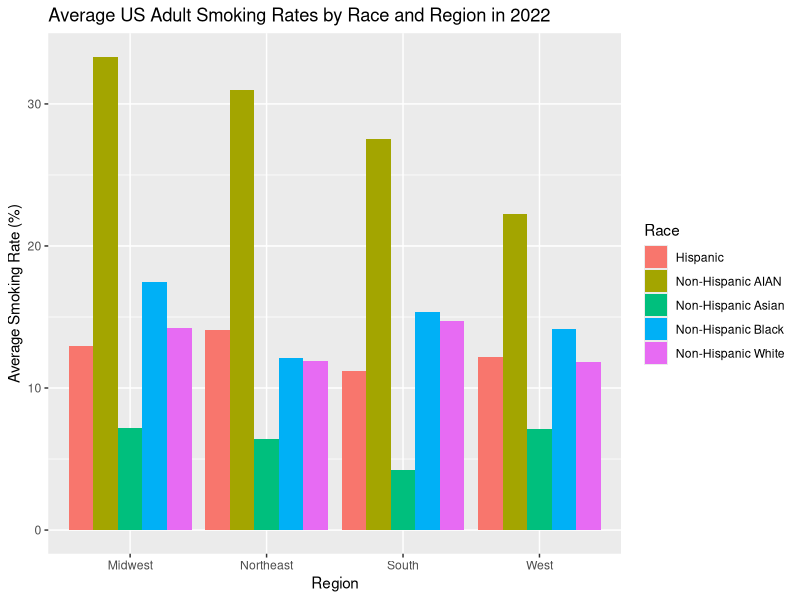
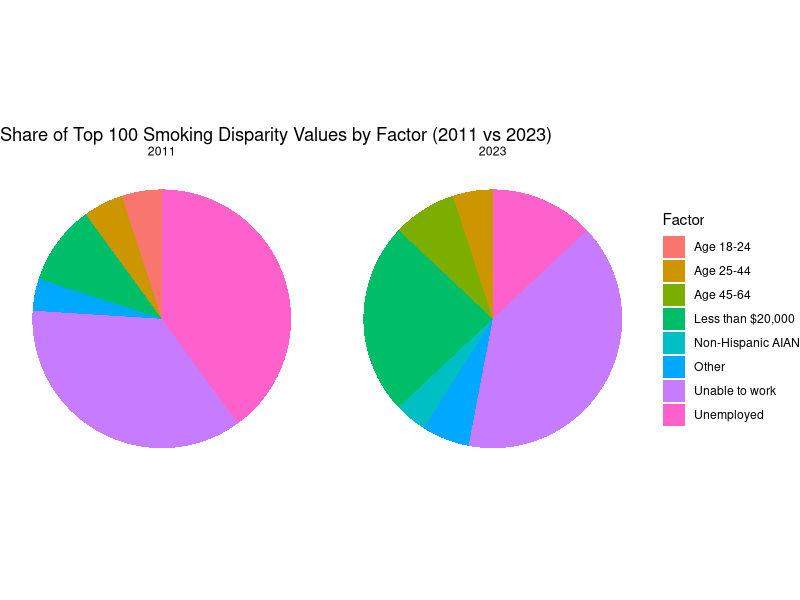
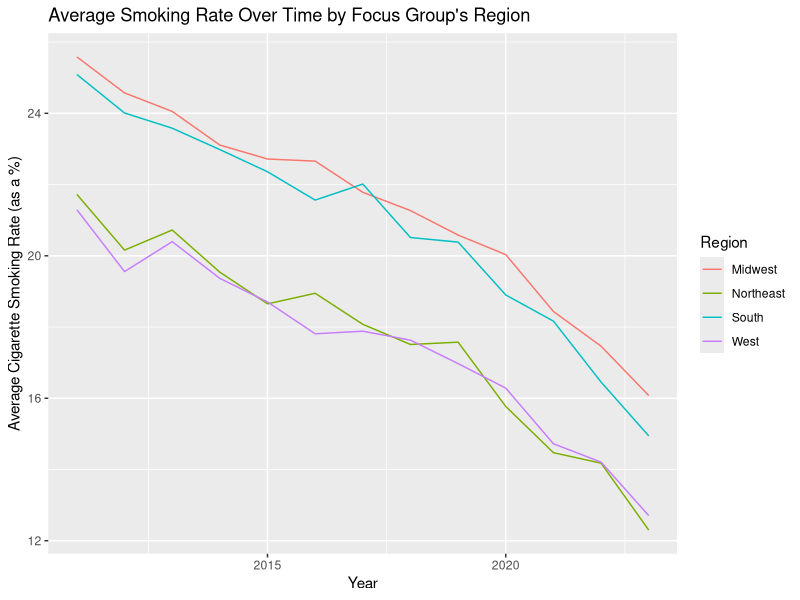
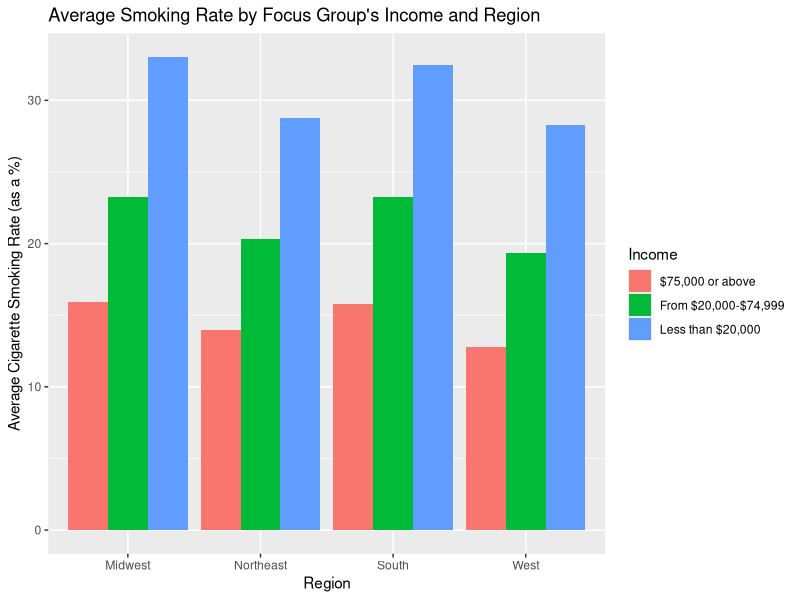
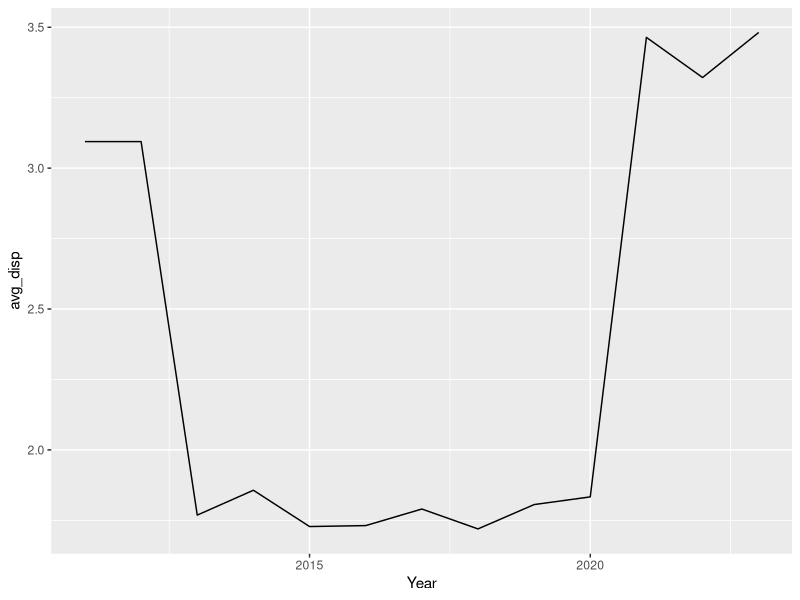
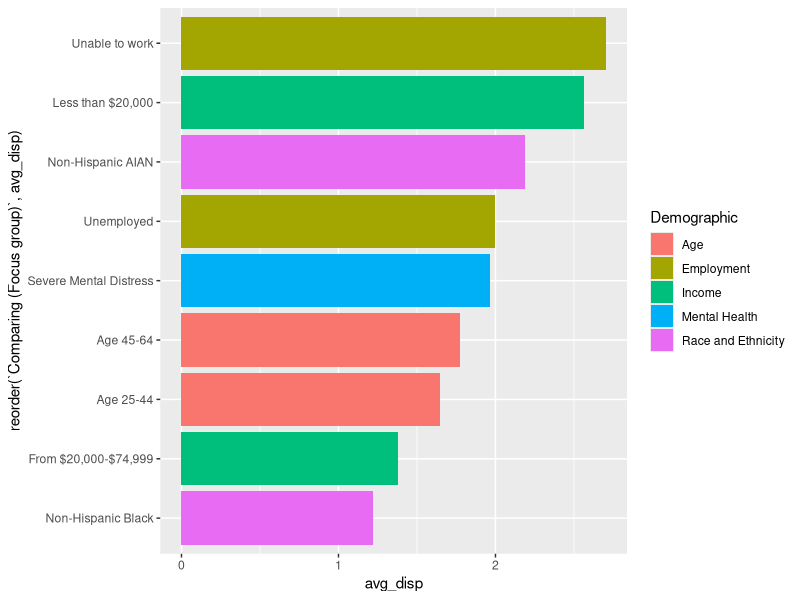

These figures' R source, in order:
## ---- chunk 1
knitr::opts_chunk$set(echo = TRUE)
library(tidyverse)

## ---- chunk 2

age <- read_csv("data/Age-Related_Disparities_in_Cigarette_Smoking_Among_Adults_20251101.csv")

employment <- read_csv("data/Employment-Related_Disparities_in_Cigarette_Smoking_Among_Adults_20251101.csv")

income <- read_csv("data/Income-Related_Disparities_in_Cigarette_Smoking_Among_Adults_20251101.csv")

m_health <- read_csv("data/Mental_Health-Related_Disparities_in_Cigarette_Smoking_Among_Adults_20251101.csv")

race <- read_csv("data/Race_and_Ethnic_Disparities_in_Cigarette_Smoking_Among_Adults_20251101.csv")

## ---- chunk 3
# Merging all tables into one. This only requires bind_rows since all variable names are the same across all five tables.

tobacco_chr <- bind_rows(age, employment, income, m_health, race)
## ---- chunk 4
# Converting quantitative variables to numeric datatypes

tobacco <- tobacco_chr |>
  mutate(across(c(`Cigarette Use Prevalence % (Focus group)`,
                   `Cigarette Use Prevalence % (Reference group)`,
                   `Disparity Value`),
                as.numeric))
## ---- chunk 5
n_distinct(tobacco$`Tobacco Use`)

# The "tobacco use" column is useless since it only says "Cigarette Use Among Adults". Therefore let's get rid of it.
tobacco <- tobacco |>
  select(-`Tobacco Use`)
## ---- chunk 6
tobacco <- tobacco |>
  group_by(`Year`,
           `State`,
           `Demographic`,
           `Comparing (Focus group)`,
           `Cigarette Use Prevalence % (Focus group)`)|>
  mutate(`Mean Disparity Value (Focus Group)` = mean(`Disparity Value`))

# Creating a new column which assigns each state to a designated region based on the Census Regions and Divisions of the United States.

tobacco_region <- tobacco |>
  mutate(
    region = case_when(
      State %in% c(
        "Maine","New Hampshire","Vermont","Massachusetts","Rhode Island","Connecticut",
        "New York","New Jersey","Pennsylvania"
      ) ~ "Northeast",
      
      State %in% c(
        "Ohio","Indiana","Illinois","Michigan","Wisconsin",
        "Minnesota","Iowa","Missouri","North Dakota","South Dakota","Nebraska","Kansas"
      ) ~ "Midwest",
      
      State %in% c(
        "Delaware","Maryland","District of Columbia","Virginia","West Virginia",
        "North Carolina","South Carolina","Georgia","Florida",
        "Kentucky","Tennessee","Mississippi","Alabama",
        "Oklahoma","Texas","Arkansas","Louisiana"
      ) ~ "South",
      
      State %in% c(
        "Idaho","Montana","Wyoming","Nevada","Utah","Colorado","Arizona","New Mexico",
        "Alaska","Washington","Oregon","California","Hawaii"
      ) ~ "West",))

tobacco_region

#To check for NA values.
tobacco_region |>
  filter(is.na(region))
## ---- chunk 7

tobacco_region |>
  filter(Year == 2022, Demographic == "Race and Ethnicity") |>
 
  group_by(Race = `Comparing (Focus group)`, region) |>
  summarize(race_mean = mean(`Cigarette Use Prevalence % (Focus group)`, na.rm = TRUE)) |>
 
  ggplot(aes(x = region, y = race_mean, fill = Race)) + geom_col(position = "dodge") +
  labs(title = "Average US Adult Smoking Rates by Race and Region in 2022",
       x = "Region", y = "Average Smoking Rate (%)", fill = "Race")

## ---- chunk 8

tobacco_region |>
  ungroup() |>
  filter(Year %in% c(2011, 2023)) |>
  select(Year, `Comparing (Focus group)`, `Disparity Value`) |>
  drop_na(`Disparity Value`) |>
  group_by(Year) |>
  slice_max(`Disparity Value`, n = 100, with_ties = F) |>
  add_count(`Comparing (Focus group)`, name = "n_fg") |>
  mutate(FocusGroup2 = ifelse(n_fg <= 3,
                              "Other",
                              `Comparing (Focus group)`)) |>
  ggplot(aes(x = "", fill = FocusGroup2)) +
  geom_bar(width = 1) +
  coord_polar(theta = "y") +
  facet_wrap(~ Year) +
  labs(title = "Share of Top 100 Smoking Disparity Values by Factor (2011 vs 2023)",
      x = NULL, y = NULL,
      fill = "Factor") +
  theme_void()
## ---- chunk 9
tobacco_region |> group_by(`Year`, region) |> 
  summarize(avg = mean(`Cigarette Use Prevalence % (Focus group)`, na.rm = T)) |>
  
  ggplot() + geom_line(aes(x = `Year`, 
                           y = avg, color = region)) +
    labs(title = "Average Smoking Rate Over Time by Focus Group's Region",
         y = "Average Cigarette Smoking Rate (as a %)",
         color = "Region")
## ---- chunk 10
tobacco_region |> filter(`Demographic` == "Income") |> group_by(`Comparing (Focus group)`, `region`) |>
  summarize(avg = mean(`Cigarette Use Prevalence % (Focus group)`, na.rm = T)) |>
  
  ggplot(aes(fill = `Comparing (Focus group)`, y = avg, x = region)) + geom_col(position = "dodge") +
    labs(title = "Average Smoking Rate by Focus Group's Income and Region",
         x = "Region",
         y = "Average Cigarette Smoking Rate (as a %)",
         fill = "Income")
## ---- chunk 11
tobacco |>
  filter(`Comparing (Focus group)` == "Less than $20,000" &
         `To (Reference group)` == "$75,000 or above") |>
  group_by(Year) |>
  summarize(avg_disp = mean(`Disparity Value`, na.rm = T)) |>
  ggplot(aes(x = Year, y = avg_disp)) + geom_line()
## ---- chunk 12
tobacco_region |>
  ungroup() |>
  filter(Year == 2023) |>
  select(Demographic, `Comparing (Focus group)`, `Disparity Value`) |>
  group_by(Demographic, `Comparing (Focus group)`) |>
  summarize(avg_disp = mean(`Disparity Value`, na.rm = T)) |>
  filter(avg_disp > 1) |>
  ggplot(aes(x = avg_disp,
             y = reorder(`Comparing (Focus group)`, avg_disp),
             fill = Demographic)) +
  geom_col()
